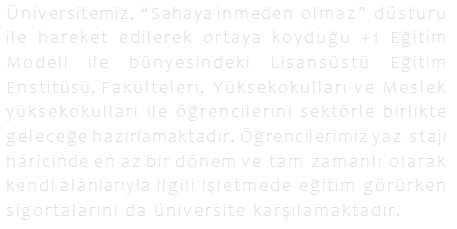
%> input picture bilgisayarli-gorme/bölüm-6_matlab/yazi.jpg, 457 x 229 px
$ octave morfoloji1_dilation.m   (GNU Octave 9; MATLAB toolbox functions it lacks are replaced by stand-ins)
%> lines starting %> are read from the running program, lines starting %| are printed output that depends on the picture; in (x1, y1, x2, y2) boxes, pixels count from 0 and x2, y2 are one past the last pixel; in counts of white or black regions, pixels touching at a corner belong together; the program's own positions count from 1
clear all;
yazi =imread('yazi.jpg');
%> yazi is the input picture: size 229x457x3 uint8; mean R, G, B 252.3, 252.3, 252.3
yazi_gray=rgb2gray(yazi);
yazi_bw=im2bw(yazi_gray, 0.95);
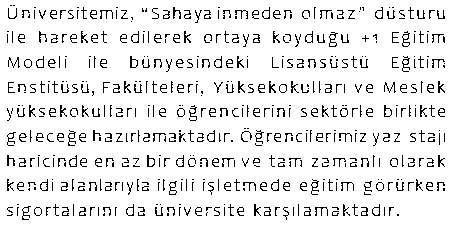
%> yazi_bw: size 229x457 logical; 91.2% white; black in thin lines or dots, all inside (x1, y1, x2, y2) = (7, 5, 445, 220)
figure; imshow(yazi);

yazi_bw1=imcomplement(yazi_bw); %tersleme iþlemi
%figure; imshow(yazi_bw1);

se=[0 1 0; 1 1 1; 0 1 0];
%se = strel('square',2); %yapýsal eleman
yazi_bw2 = imdilate(yazi_bw1,se);
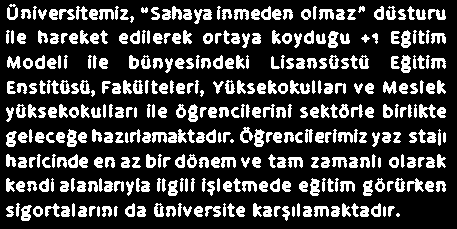
%> yazi_bw2: size 229x457 logical; 23.5% white; 365 white regions (5 under 20 px), largest, box (x1, y1, x2, y2) and area: (194, 9, 212, 24) 148, (419, 104, 436, 118) 140, (254, 129, 265, 147) 131
yazi_bw2 = imcomplement(yazi_bw2);
figure; imshow(yazi_bw2);
